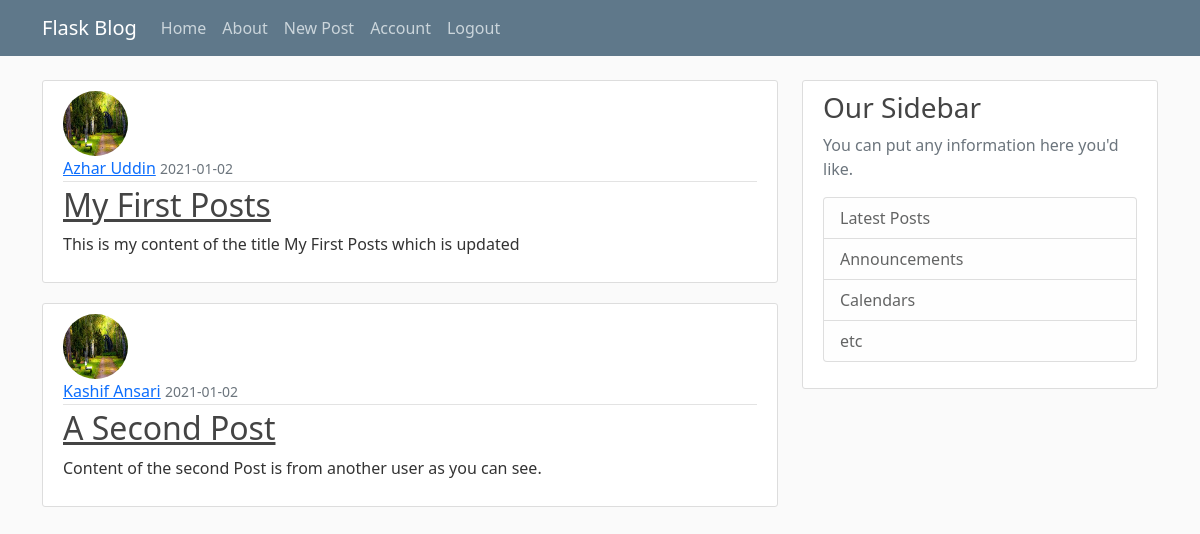
Screenshot of / (signed in) with the database file from the repository.
### flaskblog/models.py (models this page shows, shortened)
class Posts(db.Model):
    id = db.Column(db.Integer, primary_key=True)
    title = db.Column(db.String(100), nullable=False)
    date_posted = db.Column(db.DateTime, nullable=False,
                            default=datetime.utcnow)
    content = db.Column(db.Text, nullable=False)
    user_id = db.Column(db.Integer, db.ForeignKey('user.id'), nullable=False)

class User(db.Model, UserMixin):
    id = db.Column(db.Integer, primary_key=True)
    username = db.Column(db.String(20), unique=True, nullable=False)
    email = db.Column(db.String(120), unique=True, nullable=False)
    image_file = db.Column(db.String(20), unique=False,
                           nullable=False, default='default.jpg')
    password = db.Column(db.String(60), unique=False, nullable=False)
    posts = db.relationship('Posts', backref='author', lazy=True)

### flaskblog/routes.py (the view)
@app.route('/')
def home():
    posts = Posts.query.all()
    return render_template('home.html', posts=posts)

### flaskblog/models.py (called while the page is built)
@login_manager.user_loader
def load_user(user_id):
    return User.query.get(int(user_id))

### flaskblog/templates/home.html
{% extends "layout.html" %}
{% block content %}
{% for post in posts %}
<article class="media content-section">
    <img class="rounded-circle article-img" src="{{url_for('static',filename='img/'+post.author.image_file)}}">
    <div class="media-body">
        <div class="article-metadata">
            <a class="mr-2" href="#">{{ post.author.username }}</a>
            <small class="text-muted">{{ post.date_posted.strftime('%Y-%m-%d') }}</small>
        </div>
        <h2><a class="article-title" href="#">{{ post.title }}</a></h2>
        <p class="article-content">{{ post.content }}</p>
    </div>
</article>
{% endfor %}
{% endblock content %}

### flaskblog/static/main.css (style rules this page uses)
body { background: #fafafa; color: #333333; margin-top: 5rem; }
h1, h2, h3, h4, h5, h6 { color: #444444; }
.content-section { background: #ffffff; padding: 10px 20px; border: 1px solid #dddddd; border-radius: 3px; margin-bottom: 20px; }
.article-title { color: #444444; }
.article-content { white-space: pre-line; }
.article-img { height: 65px; width: 65px; margin-right: 16px; }
.article-metadata { padding-bottom: 1px; margin-bottom: 4px; border-bottom: 1px solid #e3e3e3 }

### rows the page displays
Posts: image_file (placeholder picture), author.username "Azhar Uddin", date_posted "2021-01-02", title "My First Posts", content "This is my content of the title My First Posts which is updated"
Posts: image_file (placeholder picture), author.username "Kashif Ansari", date_posted "2021-01-02", title "A Second Post", content "Content of the second Post is from another user as you can see."
